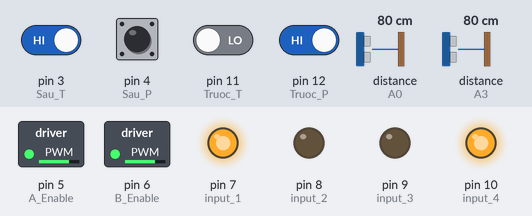
Recording of a sketch running on a simulated Arduino Uno, built with avr-gcc and run on an emulated ATmega328P. On the bench: switched loads named in the sketch (green lamp = pin HIGH), output pins drawn as LEDs (lit = HIGH). Wiring (inferred from the names in the program): 2 × ultrasonic range finder: trigger A1, echo A0 / trigger A2, echo A3. Inputs (shaded band) come from the test bench; at power-on: pin 3 (Sau_T), pin 4 (Sau_P), pin 12 (Truoc_P) HIGH, pin 11 (Truoc_T) LOW, distance to the obstacle (sensors on A0, A3) 80 cm. The echo pulse lasts 58.3 µs per cm; pins used as bus, display or sensor lines are not drawn.

Above: at 4.2 s.
4.3 s: distance to the obstacle (sensor on A0) set to 45 cm
5.8 s: distance to the obstacle (sensor on A0) set to 37 cm
At 6.7 s:
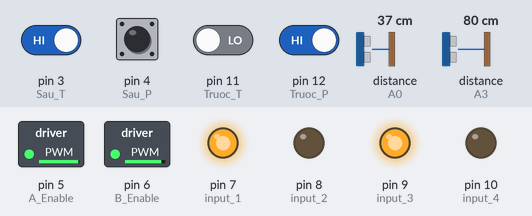
7.3 s: pin 3 (Sau_T) driven LOW
At 8.5 s:
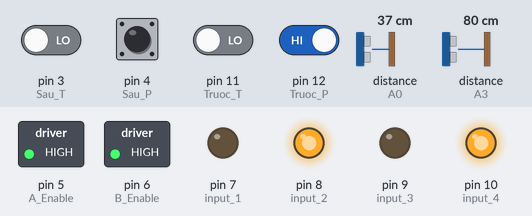
8.8 s: pin 12 (Truoc_P) driven LOW
At 9.8 s:
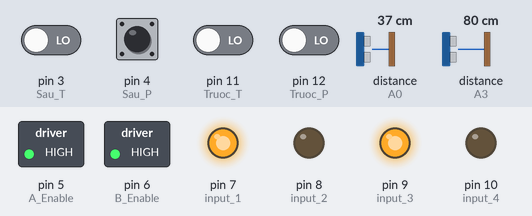
10.6 s: pin 12 (Truoc_P) driven HIGH
At 11.0 s:
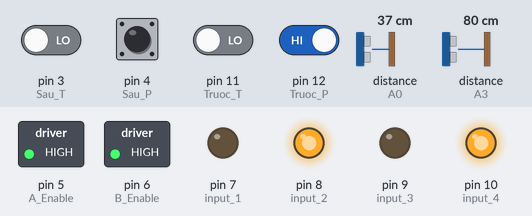
12.1 s: pin 3 (Sau_T) driven HIGH
At 13.2 s:
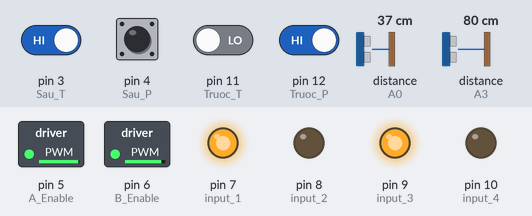
Timing chart, 0 to 14.9 s (numbered marks = the images above; inputs shaded):
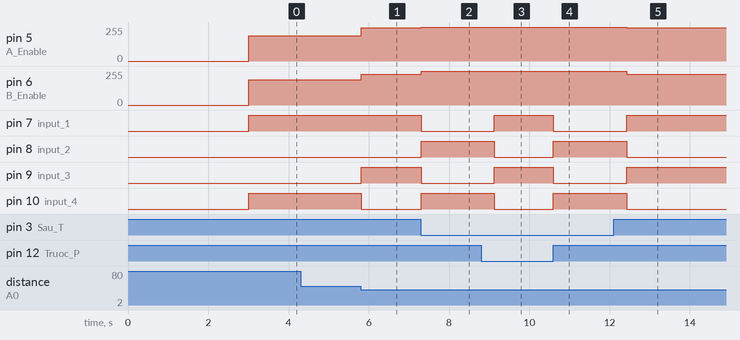

The sketch:

robot_sumo_1.ino
```cpp
int A_Enable = 5;  // Chân PWM
int input_1 = 7;
int input_2 = 8;
int B_Enable = 6;  // Chân PWM
int input_3 = 9;
int input_4 = 10;

//------------------------------------------------------------
//************ Khai bao chan cam bien hong ngoai
int Truoc_T = 11;  // Hong ngoai truoc bên trái
int Truoc_P = 12;  // Hong ngoai truoc bên phải
int Sau_T = 3;     // Hong ngoai sau bên trái
int Sau_P = 4;     // Hong ngoai sau bên phải

//------------------------------------------------------------
// ************ Khai bao chan cam bien sieu am
int distancef1;          // Cam bien sieu am 1
const int trig_f1 = A1;  // chân trig của HC-SR04
const int echo_f1 = A0;
int distancef2;          // Cam bien sieu am 1
const int trig_f2 = A2;  // chân trig của HC-SR04
const int echo_f2 = A3;
//------------------------------------------------------------
// ************ Luu bien bat dau
int deger = 0;

void setup() {
  // Thoi gian cho (1 giay = 1000)
  delay(3000);

  // khai bao su dung cho cam bien sieu am
  pinMode(trig_f1, OUTPUT);  //xuat tin hieu ra(output)
  pinMode(echo_f1, INPUT);   //nhan tin hieu vao(input)
pinMode(trig_f2, OUTPUT);  //xuat tin hieu ra(output)
  pinMode(echo_f2, INPUT);   //nhan tin hieu vao(input)
  //khai bao su dung cam bien hong ngoai truoc sau
  pinMode(Truoc_T, INPUT);
  pinMode(Truoc_P, INPUT);
  pinMode(Sau_T, INPUT);
  pinMode(Sau_P, INPUT);

  // khai bao su dung cac chan dieu khien dong co
  pinMode(A_Enable, OUTPUT);
  pinMode(input_1, OUTPUT);
  pinMode(input_2, OUTPUT);
  pinMode(B_Enable, OUTPUT);
  pinMode(input_3, OUTPUT);
  pinMode(input_4, OUTPUT);
}

//------------------------------------------------------------
// ************ Chuong trinh chinh
void loop() {
  int f1 = sr04sensor1(distancef1);  // HC-SR04
  int f2 = sr04sensor2(distancef2);  // HC-SR04
  {
    if (f1 < 40 && f2 > 40) {
      deger = 1; }  //nếu khoảng cách f1 nhỏ hớn 40cm và f2 lớn hưn 40cm thì cho chạy thẳng về phía bên trái
     else if (f1 > 40 && f2 < 40) {
      deger = 2;}  //nếu khoảng cách f1 lớn hớn 40cm và f2 nhỏ hưn 40cm thì cho chạy thẳng về phía bên phải
    else if (f1 < 40 && f2 < 40) {
      deger = 3;}  //nếu khảng cách 2 cảm biến đều nhỏ hơn 40 thì cho chạy thẳng max tốc
  else if (f1 > 40 && f2 > 40) {
      deger = 4;}  //nếu khảng cách 2 cảm biến đều lớn hơn 40 thì cho dò dối thủ
  }


  int Truoc_TT = digitalRead(Truoc_T);
  int Truoc_PP = digitalRead(Truoc_P);
  int Sau_TT = digitalRead(Sau_T);
  int Sau_PP = digitalRead(Sau_P);
// 0 là trắng 1 là đen
  {
    if (Truoc_TT == 1 && ((Sau_TT == 0) || (Sau_PP == 0)) && Truoc_PP == 0)  //1000
    { deger = 5;}
    else if (Truoc_TT == 0 && ((Sau_TT == 0) || (Sau_PP == 0)) && Truoc_PP == 1)  //0001
    { deger = 5;}
    else if (Truoc_TT == 1 && ((Sau_TT == 0) || (Sau_PP == 0)) && Truoc_PP == 1)  //1001
    {deger = 5;}
    else if (Truoc_TT == 0 && ((Sau_TT == 1) || (Sau_PP == 0)) && Truoc_PP == 0)  //0100
    { deger = 3;}
    else if (Truoc_TT == 0 && ((Sau_TT == 0) || (Sau_PP == 1)) && Truoc_PP == 0)  //0010
    { deger = 3;}
    else if (Truoc_TT == 0 && ((Sau_TT == 1) || (Sau_PP == 1)) && Truoc_PP == 0)  //0110
    { deger = 3;}
  }
  switch (deger) {
    case 1:
      Chay_thang_trai();
      break;
    case 2:
      Chay_thang_phai();
      break;
    case 3:
      Thang_max();
      break;
    case 4:
     Do_doi_thu();
      break;
    case 5:
      Lui_ve_sau();
  }
}

void Chay_thang_trai() {
  digitalWrite(input_1, HIGH);
  digitalWrite(input_2, LOW);
  digitalWrite(input_3, HIGH);
  digitalWrite(input_4, LOW);
  analogWrite(A_Enable, 250);
  analogWrite(B_Enable, 230);
}

void Chay_thang_phai() {
  digitalWrite(input_1, HIGH);
  digitalWrite(input_2, LOW);
  digitalWrite(input_3, HIGH);
  digitalWrite(input_4, LOW);
  analogWrite(A_Enable, 230);
  analogWrite(B_Enable, 250);
}

void Thang_max() {
  digitalWrite(input_1, HIGH);
  digitalWrite(input_2, LOW);
  digitalWrite(input_3, HIGH);
  digitalWrite(input_4, LOW);
  analogWrite(A_Enable, 255);
  analogWrite(B_Enable, 255);
}
void Do_doi_thu() {
  digitalWrite(input_1, HIGH);
  digitalWrite(input_2, LOW);
  digitalWrite(input_3, LOW);
  digitalWrite(input_4, HIGH);
  analogWrite(A_Enable, 190);
  analogWrite(B_Enable, 190);
}
void Lui_ve_sau() {
  digitalWrite(input_1, LOW);
  digitalWrite(input_2, HIGH);
  digitalWrite(input_3, LOW);
  digitalWrite(input_4, HIGH);
  analogWrite(A_Enable, 255);
  analogWrite(B_Enable, 255);
  delay(600);
  // digitalWrite(input_1, LOW);
  // digitalWrite(input_2, HIGH);
  // digitalWrite(input_3, HIGH);
  // digitalWrite(input_4, LOW);
  // analogWrite(A_Enable, 230);
  // analogWrite(B_Enable, 250);
}

int sr04sensor1(int distancef1)  // thư vien cho cảm biến siêu âm.
{
  unsigned long duration;  // biến đo thời gian
  /* Phát xung từ chân trig */
  digitalWrite(trig_f1, 0);  // tắt chân trig
  delayMicroseconds(2);      // xung có độ dài 5 microSeconds
  digitalWrite(trig_f1, 1);  // phát xung từ chân trig
  delayMicroseconds(5);      // xung có độ dài 5 microSeconds
  digitalWrite(trig_f1, 0);  // tắt chân trig
  /* Tính toán thời gian */
  // Đo độ rộng xung HIGH ở chân echo.
  duration = pulseIn(echo_f1, HIGH);
  // Tính khoảng cách đến vật.
  distancef1 = int(duration / 2 / 29.412);
  return (distancef1);
}
int sr04sensor2(int distancef2)  // thư vien cho cảm biến siêu âm.
{
  unsigned long duration;  // biến đo thời gian
  /* Phát xung từ chân trig */
  digitalWrite(trig_f2, 0);  // tắt chân trig
  delayMicroseconds(2);      // xung có độ dài 5 microSeconds
  digitalWrite(trig_f2, 1);  // phát xung từ chân trig
  delayMicroseconds(5);      // xung có độ dài 5 microSeconds
  digitalWrite(trig_f2, 0);  // tắt chân trig
  /* Tính toán thời gian */
  // Đo độ rộng xung HIGH ở chân echo.
  duration = pulseIn(echo_f2, HIGH);
  // Tính khoảng cách đến vật.
  distancef2 = int(duration / 2 / 29.412);
  return (distancef2);
}
```

Measured:
- the behaviour switches between 41 and 40 cm on distance to the obstacle (sensor on A0) (found by bisection; images 0 and 1)
- after the input at 4.3 s, every drawn part: stays the same
- after the input at 5.8 s, pin 5 (A_Enable): 190/255 → 250/255 at once; pin 6 (B_Enable): 190/255 → 230/255 at once; pin 9 (input_3): LOW → HIGH at once; pin 10 (input_4): HIGH → LOW at once
- after the input at 7.3 s, pin 5 (A_Enable): 250/255 → 255/255 at once; pin 6 (B_Enable): 230/255 → 255/255 at once; pin 7 (input_1), pin 9 (input_3): HIGH → LOW at once; pin 8 (input_2), pin 10 (input_4): LOW → HIGH at once
- after the input at 8.8 s, pin 7 (input_1), pin 9 (input_3): LOW → HIGH after 0.33 s; pin 8 (input_2), pin 10 (input_4): HIGH → LOW after 0.33 s
- after the input at 10.6 s, pin 7 (input_1), pin 9 (input_3): HIGH → LOW at once; pin 8 (input_2), pin 10 (input_4): LOW → HIGH at once
- after the input at 12.1 s, pin 5 (A_Enable): 255/255 → 250/255 after 0.32 s; pin 6 (B_Enable): 255/255 → 230/255 after 0.32 s; pin 7 (input_1), pin 9 (input_3): LOW → HIGH after 0.32 s; pin 8 (input_2), pin 10 (input_4): HIGH → LOW after 0.32 s
